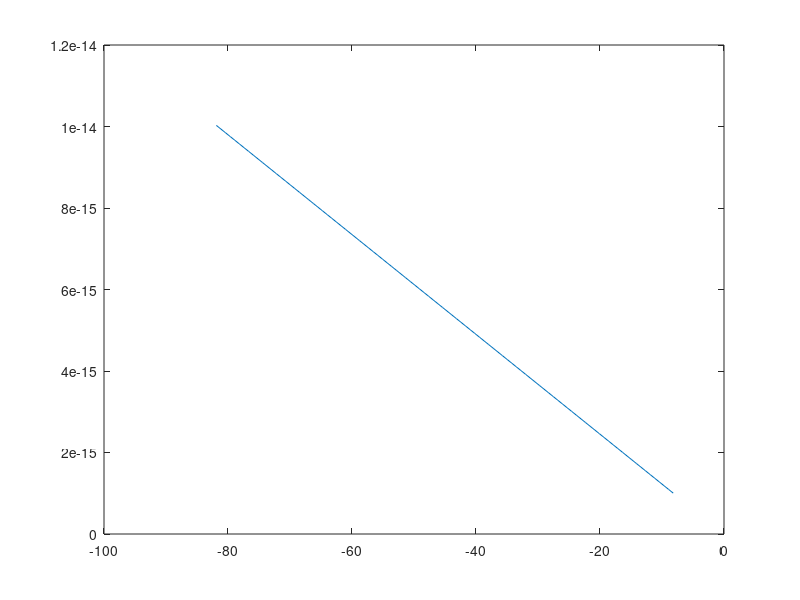

Reproduce this figure in MATLAB.
%plot function v(t) = 10e(-0.2 + j*pi)*t
%0 <= t <= 10 using plot (v)


clear;
clc;
t = linspace(1,10);
v = 10*exp(-0.2 + 1j*pi)*t;

plot (v);
